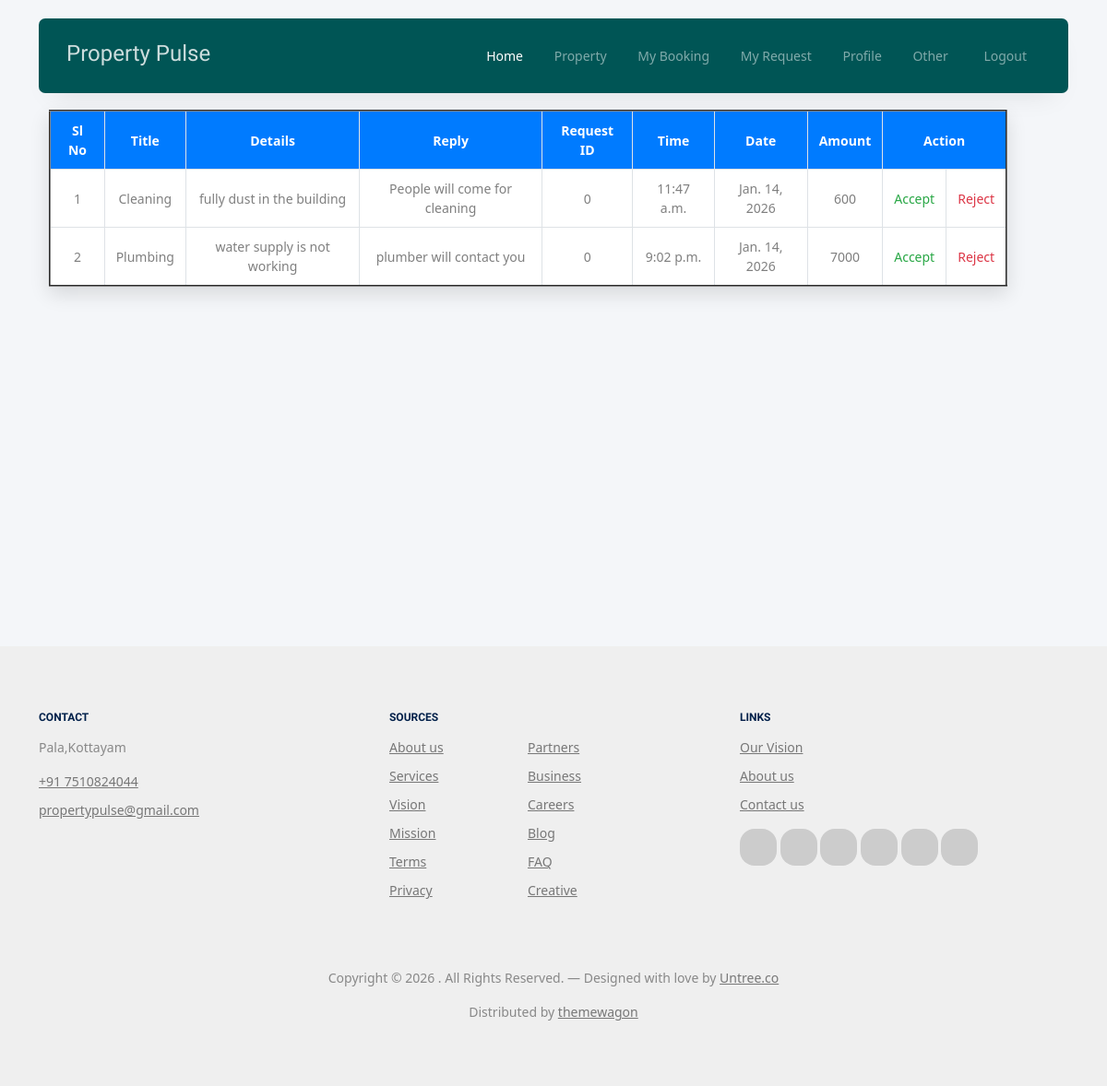
Before: /User/viewservicerequest/ (signed in) with the older database file.
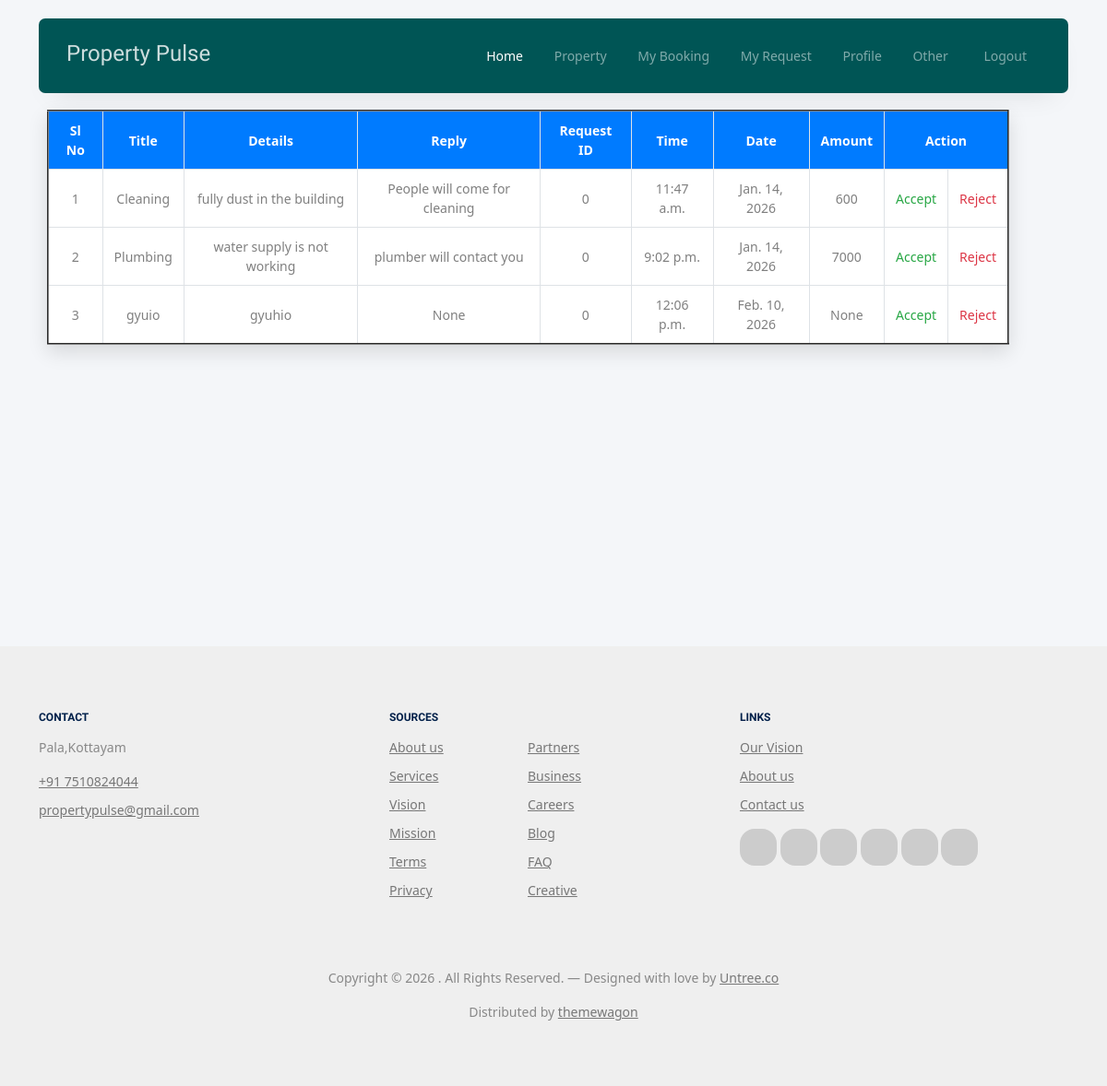
After: the same page with the newer database file.
### User/models.py (models this page shows)
class tbl_servicerequest(models.Model):
    servicerequest_title=models.CharField(max_length=50)
    servicerequest_details=models.CharField(max_length=100)
    servicerequest_reply=models.CharField(max_length=100,null=True)
    requestid=models.ForeignKey(tbl_request,on_delete=models.CASCADE)
    servicerequest_date=models.DateField(auto_now_add=True)
    servicerequest_time=models.TimeField(auto_now_add=True)
    servicerequest_amount=models.CharField(max_length=50,null=True)
    servicerequest_status=models.IntegerField(default=0)

class tbl_request(models.Model):
    request_date=models.DateField(auto_now_add=True)
    request_status=models.IntegerField(default=0)
    request_advance=models.CharField(max_length=50)
    property=models.ForeignKey(tbl_property,on_delete=models.CASCADE)
    userid=models.ForeignKey(tbl_user,on_delete=models.CASCADE)

### User/views.py (the view)
# urls.py: path('viewservicerequest/',views.viewservicerequest,name="viewservicerequest"),
def viewservicerequest(request):
        if "uid" not in request.session:
            return redirect("Guest:Login")
        else:
            servicerequestdata=tbl_servicerequest.objects.filter(requestid__userid=request.session['uid'])
            return render(request,"User/Myrequest.html",{'servicerequestdata':servicerequestdata})

### User/Templates/User/Myrequest.html (shortened to what this page needs)
{% extends 'User/Head.html' %}
{% block content %}
<!DOCTYPE html>
<html lang="en">
<head>
</head>
<body>
    <br>
    <div class="service-wrapper">
        <h1>Service Requests</h1>
        <form method="post">
            <table border="2">
                <tr>
                    <td>Sl No</td>
                    <td>Title</td>
                    <td>Details</td>
                    <td>Reply</td>
                    <td>Request ID</td>
                    <td>Time</td>
                    <td>Date</td>
                    <td>Amount</td>
                    <td colspan="2">Action</td>
                </tr>
                {% for i in servicerequestdata %}
                <tr>
                    <td>{{ forloop.counter }}</td>
                    <td>{{ i.servicerequest_title }}</td>
                    <td>{{ i.servicerequest_details }}</td>
                    <td>{{ i.servicerequest_reply }}</td>
                    <td>{{ i.requestid.id }}</td>
                    <td>{{ i.servicerequest_time }}</td>
                    <td>{{ i.servicerequest_date }}</td>
                    <td>{{ i.servicerequest_amount }}</td>
                    <td><a href="" class="accept">Accept</a></td>
                    <td><a href="" class="reject">Reject</a></td>
                </tr>
                {% endfor %}
            </table>
        </form>
    </div>
</body>
</html>
{% endblock content %}

Changed rows visible on the page:
added tbl_servicerequest: servicerequest_title "gyuio", servicerequest_details "gyuhio", servicerequest_reply "None", requestid.id "0", servicerequest_time "12:06 p.m.", servicerequest_date "Feb. 10, 2026", servicerequest_amount "None"
